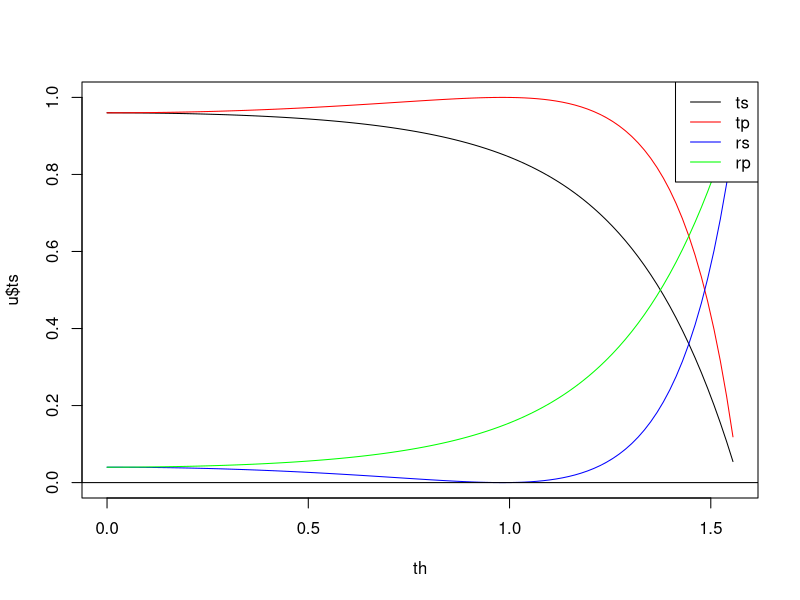
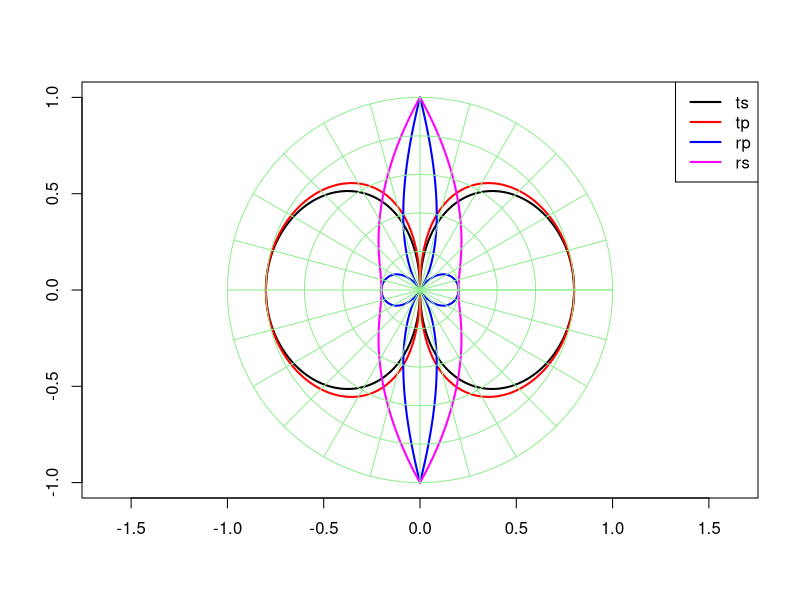

Here is the R script that generated these plots, in order:
# IPs Intensity of Primary Rainbow, orthogonal
# IPp Intensity of Primary Rainbow, parallel
# ISs Intensity of Secondary Rainbow, orthogonal
# ISp Intensity of Secondary Rainbow, parallel
# \theta Incidence angle
# \phi Reflection angle
# IPs<- (1-sin^2(\phi-\theta))
# BIBLIOGRAPHY - E. Hecht - Optics
# n_1\sin\theta_1=n_2\sin\theta_2
# E perpendicular to the plane of incidence
# rs=\frac{n_1\cos\theta_1-n_2\cos\theta_2}{n_1\cos\theta_1+n_2\cos\theta_2}
# ts=\frac{2 n_1\cos\theta_1              }{n_1\cos\theta_1+n_2\cos\theta_2}
# E parallel to the plane of incidence
# rp=\frac{n_2\cos\theta_1-n_1\cos\theta_2}{n_1\cos\theta_2+n_2\cos\theta_1}
# tp=\frac{2 n_1\cos\theta_1              }{n_1\cos\theta_2+n_2\cos\theta_1}
# REFLECTANCE AND TRANSMITANCE
# RP+TP=1
# RS+TS=1
#
# RS=rs**2
# RP=rp**2
# TS=ts**2*\left(\frac{n_2\cos\theta_2}{n_1\cos\theta_1})
# TP=tp**2*\left(\frac{n_2\cos\theta_2}{n_1\cos\theta_1})
#
#-------------------------------------------------------------------------------
snell<-function(sth,n2,n1=1,amplitude=FALSE){
   cth<-sqrt(1-sth**2)
   sph<-(n1/n2)*sth
   cph<-sqrt(1-sph**2)
   rs<-(n1*cth-n2*cph)/(n1*cth+n2*cph)
   ts<-(2*n1*cth     )/(n1*cth+n2*cph)
   rp<-(n2*cth-n1*cph)/(n1*cph+n2*cth)
   tp<-(2*n1*cth     )/(n1*cph+n2*cth)
   if(amplitude){
      fa<-(n2*cph)/(n1*cth)
      rs<-rs**2
      rp<-rp**2
      ts<-fa*ts**2
      tp<-fa*tp**2
   }
   return(data.frame(rs,ts,rp,tp))
}
#-------------------------------------------------------------------------------
dth<-pi/200
th<-seq(0,pi/2-dth,dth)
p<-sin(th)
n<-3/2
u<-snell(p,n,amplitude=TRUE)
#-------------------------------------------------------------------------------
# Coeficientes, grafico linear
plot(th,u$ts,type='l',ylim=c(0,1))
points(th,u$tp,col='red',type='l')
points(th,u$rp,col='blue',type='l')
points(th,u$rs,col='green',type='l')
abline(h=0)
legend("topright",c("ts","tp","rs","rp"),col=c("black","red","blue","green"),lty=1)
#-------------------------------------------------------------------------------
# Coeficientes, grafico polar
x11()
th<-seq(-pi,pi,dth/10)
u<-snell(sin(th),n,amplitude=FALSE)
plot(  u$ts*cbind(cos(th),sin(th)),type='l',lwd=2,ylim=c(-1,1),asp=1,xlab='',ylab='')
points(u$tp*cbind(cos(th),sin(th)),type='l',lwd=2,col='red')
points(u$rp*cbind(cos(th),sin(th)),type='l',lwd=2,col='blue')
points(u$rs*cbind(cos(th),sin(th)),type='l',lwd=2,col='magenta')
legend("topright",c("ts","tp","rp","rs"),col=c("black","red","blue","magenta"),lty=1,lwd=2)
#-------------------------------------------------------------------------------
# POLAR GRID
thj<-seq(-pi,pi,pi/200)
dr<-.2
rj<-seq(dr,1,dr)
for(i in rj){
   points(i*cbind(cos(thj),sin(thj)),col='lightgreen',type='l')
}
rjm<-max(rj)
for(t in seq(0,360,15)*pi/180){
   points(rjm*c(0,cos(t)),rjm*c(0,sin(t)),type='l',col='lightgreen')
}
